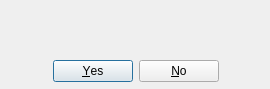
<?xml version="1.0" encoding="UTF-8"?>
<ui version="4.0">
 <class>Confirm</class>
 <widget class="QDialog" name="Confirm">
  <property name="geometry">
   <rect>
    <x>0</x>
    <y>0</y>
    <width>270</width>
    <height>89</height>
   </rect>
  </property>
  <property name="sizePolicy">
   <sizepolicy hsizetype="Preferred" vsizetype="Preferred">
    <horstretch>0</horstretch>
    <verstretch>0</verstretch>
   </sizepolicy>
  </property>
  <property name="windowTitle">
   <string>Warning</string>
  </property>
  <widget class="QDialogButtonBox" name="buttonBox">
   <property name="geometry">
    <rect>
     <x>10</x>
     <y>60</y>
     <width>251</width>
     <height>23</height>
    </rect>
   </property>
   <property name="cursor">
    <cursorShape>PointingHandCursor</cursorShape>
   </property>
   <property name="orientation">
    <enum>Qt::Horizontal</enum>
   </property>
   <property name="standardButtons">
    <set>QDialogButtonBox::No|QDialogButtonBox::Yes</set>
   </property>
   <property name="centerButtons">
    <bool>true</bool>
   </property>
  </widget>
  <widget class="QLabel" name="message">
   <property name="geometry">
    <rect>
     <x>10</x>
     <y>0</y>
     <width>251</width>
     <height>61</height>
    </rect>
   </property>
   <property name="font">
    <font>
     <pointsize>12</pointsize>
    </font>
   </property>
   <property name="text">
    <string/>
   </property>
   <property name="wordWrap">
    <bool>true</bool>
   </property>
  </widget>
 </widget>
 <resources/>
 <connections>
  <connection>
   <sender>buttonBox</sender>
   <signal>accepted()</signal>
   <receiver>Confirm</receiver>
   <slot>accept()</slot>
   <hints>
    <hint type="sourcelabel">
     <x>248</x>
     <y>254</y>
    </hint>
    <hint type="destinationlabel">
     <x>157</x>
     <y>274</y>
    </hint>
   </hints>
  </connection>
  <connection>
   <sender>buttonBox</sender>
   <signal>rejected()</signal>
   <receiver>Confirm</receiver>
   <slot>reject()</slot>
   <hints>
    <hint type="sourcelabel">
     <x>316</x>
     <y>260</y>
    </hint>
    <hint type="destinationlabel">
     <x>286</x>
     <y>274</y>
    </hint>
   </hints>
  </connection>
 </connections>
</ui>
